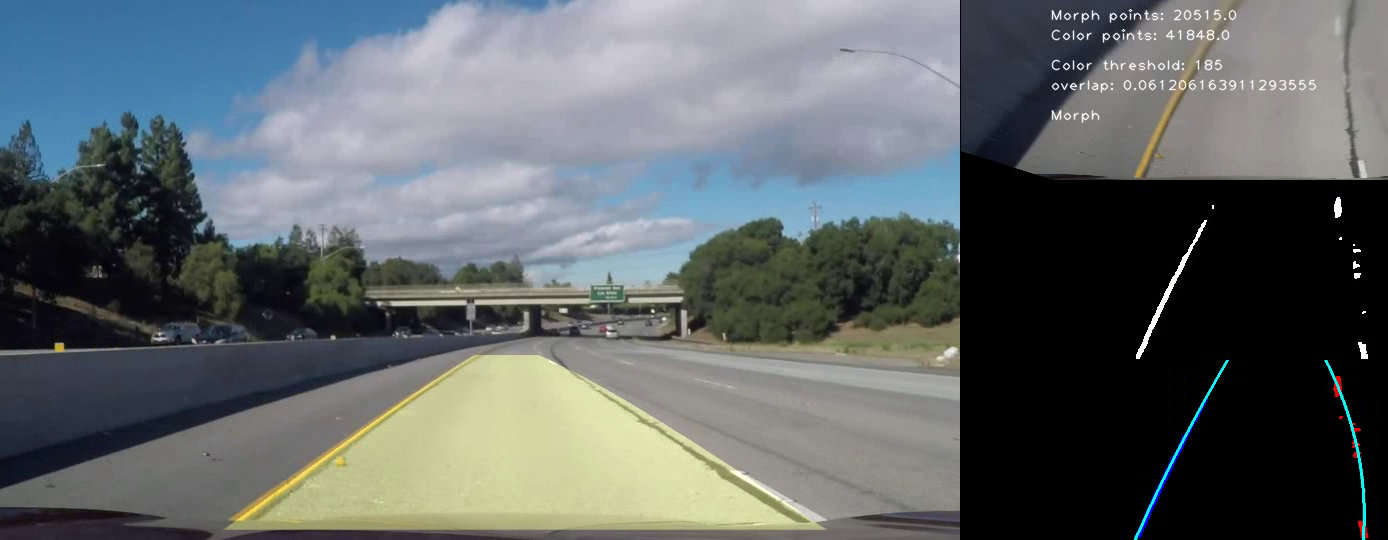
#> input picture frame 4 of Lane finder/videos/Output_videos/harder_challenge_out1.mp4, 1388 x 540 px, given in place of shadow_challenge.mp4, which was not available
$ python lanedetection.py   (older library calls are emulated)
#> lines starting #> are read from the running program, lines starting #| are printed output that depends on the picture; after the words box and inside, x2 and y2 are one past the last pixel; in counts of white or black regions, pixels touching at a corner belong together; pictures that were not available may be replaced by others from this repository, and a replacement may not be noted
import numpy as np
import cv2
import collections
import matplotlib.pyplot as plt
import time
import math
import random

imshape=(1920//2, 1080//2)

roi_vertices = np.array([[575,350],[900,530],[50,530],[375,350]], dtype=np.int32)
pts=np.float32([[375,355],[575,355],[50,530],[900,530]])
pts2=np.float32([[250,0],[960,0],[250,540],[960,540]])

small_kernel = cv2.getStructuringElement(cv2.MORPH_RECT, (6, 6))

class Line():
    def __init__(self, maxSamples=5):

        self.maxSamples = maxSamples
        # x values of the last n fits of the line
        self.recent_xfitted = collections.deque(maxlen=self.maxSamples)
        # Polynomial coefficients for the most recent fit
        self.current_fit = [np.array([False])]
        # Polynomial coefficients averaged over the last n iterations
        self.best_fit = None
        # Average x values of the fitted line over the last n iterations
        self.bestx = None
        # Was the line detected in the last iteration?
        self.detected = False
        # How many points in the line in current frame?
        self.points = None
        # How many points in the line in last frame?
        self.points_last = None


    def update_lane(self, ally, allx):
        # Updates lanes on every new frame
        # Mean x value
        self.bestx = np.mean(allx, axis=0)
        # Fit 2nd order polynomial
        new_fit = np.polyfit(ally, allx, 2)
        # Update current fit
        self.current_fit = new_fit
        # Add the new fit to the queue
        self.recent_xfitted.append(self.current_fit)
        # Use the queue mean as the best fit
        self.best_fit = np.mean(self.recent_xfitted, axis=0)
def apply_color_threshold(image, s_thresh, l_thresh):
    hls = cv2.cvtColor(image, cv2.COLOR_RGB2HLS).astype(np.float)
    hls = image.astype(np.float)
    L = hls[:, :, 1]
    S = hls[:, :, 2]
    channel_S = np.zeros_like(S)
    channel_S[(S > s_thresh[0]) & (S <= s_thresh[1])] = 1
    channel_L = np.zeros_like(L)
    channel_L[(L > l_thresh[0]) & (L <= l_thresh[1])] = 1
    binary = np.maximum(channel_L,channel_S)

    return binary
def warp(img):
    matrix = cv2.getPerspectiveTransform(pts,pts2)
    result = cv2.warpPerspective(img,matrix, (960,540))
    Minv = cv2.getPerspectiveTransform(pts2,pts)
    return result, Minv
def slide_window(binary_warped):
    out_img = np.dstack((binary_warped, binary_warped, binary_warped))*255
    histogram = np.sum(binary_warped[int(binary_warped.shape[0]/2):,:], axis=0)
    midpoint = np.int(histogram.shape[0]/2)
    leftx_base = np.argmax(histogram[:midpoint])
    rightx_base = np.argmax(histogram[midpoint:]) + midpoint
    print('slide window')
    nwindows = 9
    window_height = np.int(binary_warped.shape[0]/nwindows)
    nonzero = binary_warped.nonzero()
    nonzeroy = np.array(nonzero[0])
    nonzerox = np.array(nonzero[1])
    leftx_current = leftx_base
    rightx_current = rightx_base
    margin = 50
    minpix = 50
    left_lane_inds = []
    right_lane_inds = []

    for window in range(nwindows):
        win_y_low = binary_warped.shape[0] - (window+1)*window_height
        win_y_high = binary_warped.shape[0] - window*window_height
        win_xleft_low = leftx_current - margin
        win_xleft_high = leftx_current + margin
        win_xright_low = rightx_current - margin
        win_xright_high = rightx_current + margin
        cv2.rectangle(out_img,(win_xleft_low,win_y_low),(win_xleft_high,win_y_high),
        (0,255,0), 2)
        cv2.rectangle(out_img,(win_xright_low,win_y_low),(win_xright_high,win_y_high),
        (0,255,0), 2)
        good_left_inds = ((nonzeroy >= win_y_low) & (nonzeroy < win_y_high) &
        (nonzerox >= win_xleft_low) &  (nonzerox < win_xleft_high)).nonzero()[0]
        good_right_inds = ((nonzeroy >= win_y_low) & (nonzeroy < win_y_high) &
        (nonzerox >= win_xright_low) &  (nonzerox < win_xright_high)).nonzero()[0]
        left_lane_inds.append(good_left_inds)
        right_lane_inds.append(good_right_inds)
        if len(good_left_inds) > minpix:
            leftx_current = np.int(np.mean(nonzerox[good_left_inds]))
        if len(good_right_inds) > minpix:
            rightx_current = np.int(np.mean(nonzerox[good_right_inds]))

    left_lane_inds = np.concatenate(left_lane_inds)
    right_lane_inds = np.concatenate(right_lane_inds)

    leftx = nonzerox[left_lane_inds]
    lefty = nonzeroy[left_lane_inds]
    rightx = nonzerox[right_lane_inds]
    righty = nonzeroy[right_lane_inds]

    if len(leftx)<500 or len(lefty)<500 or len(rightx)<500 or len(righty)<500:
        pass
    else:
        left_fit = np.polyfit(lefty, leftx, 2)
        right_fit = np.polyfit(righty, rightx, 2)

        ploty = np.linspace(0, binary_warped.shape[0]-1, binary_warped.shape[0] )
        left_fitx = left_fit[0]*ploty**2 + left_fit[1]*ploty + left_fit[2]
        right_fitx = right_fit[0]*ploty**2 + right_fit[1]*ploty + right_fit[2]
        # Generate a polygon to illustrate the search window area
        # And recast the x and y points into usable format for cv2.fillPoly()
        left_line_window1 = np.array([np.transpose(np.vstack([left_fitx-margin, ploty]))])
        left_line_window2 = np.array([np.flipud(np.transpose(np.vstack([left_fitx+margin, ploty])))])
        left_line_pts = np.hstack((left_line_window1, left_line_window2))
        right_line_window1 = np.array([np.transpose(np.vstack([right_fitx-margin, ploty]))])
        right_line_window2 = np.array([np.flipud(np.transpose(np.vstack([right_fitx+margin, ploty])))])
        right_line_pts = np.hstack((right_line_window1, right_line_window2))

        window_img = np.zeros_like(out_img)
        left_line.points = len(leftx)
        right_line.points = len(rightx)

        # Draw the lane onto the warped blank image
        cv2.fillPoly(window_img, np.intc([left_line_pts]), (0,255,0))
        cv2.fillPoly(window_img, np.intc([right_line_pts]), (0,255,0))
        out_img = cv2.addWeighted(out_img, 1, window_img, 0.3, 0)

        # Color in left and right line pixels
        out_img[nonzeroy[left_lane_inds], nonzerox[left_lane_inds]] = [1, 0, 0]
        out_img[nonzeroy[right_lane_inds], nonzerox[right_lane_inds]] = [0, 0, 1]

        # Draw polyline on image
        right = np.asarray(tuple(zip(right_fitx, ploty)), np.int32)
        left = np.asarray(tuple(zip(left_fitx, ploty)), np.int32)
        cv2.polylines(out_img, [right], False, (1,1,0), thickness=5)
        cv2.polylines(out_img, [left], False, (1,1,0), thickness=5)

    return left_lane_inds, right_lane_inds, out_img
# [82 lines left out: function margin_search, not called in this run]
def validate_lane_update(img, left_lane_inds, right_lane_inds):
    # Checks if detected lanes are good enough before updating
    img_size = (img.shape[1], img.shape[0])

    nonzero = img.nonzero()
    nonzeroy = np.array(nonzero[0])
    nonzerox = np.array(nonzero[1])

    # Extract left and right line pixel positions
    left_line_allx = nonzerox[left_lane_inds]
    left_line_ally = nonzeroy[left_lane_inds]
    right_line_allx = nonzerox[right_lane_inds]
    right_line_ally = nonzeroy[right_lane_inds]

    # Discard lane detections that have very little points,
    # as they tend to have unstable results in most cases
    if len(left_line_allx) <= 1000 or len(right_line_allx) <= 1000:
        left_line.detected = False
        right_line.detected = False
        return

    left_x_mean = np.mean(left_line_allx, axis=0)
    right_x_mean = np.mean(right_line_allx, axis=0)
    lane_width = np.subtract(right_x_mean, left_x_mean)

    # [7 lines of commented-out code are left out]
    if  lane_width < 300 or lane_width > 1000:
        left_line.detected = False
        right_line.detected = False
        return

    # If this is the first detection or
    # the detection is within the margin of the averaged n last lines
    if left_line.bestx is None or np.abs(np.subtract(left_line.bestx, np.mean(left_line_allx, axis=0))) < 150:
        left_line.update_lane(left_line_ally, left_line_allx)
        left_line.detected = True
    else:
        left_line.detected = False
    if right_line.bestx is None or np.abs(np.subtract(right_line.bestx, np.mean(right_line_allx, axis=0))) < 150:
        right_line.update_lane(right_line_ally, right_line_allx)
        right_line.detected = True
    else:
        right_line.detected = False
def assemble_img(warped, threshold_img, polynomial_img, lane_img):
    # Define output image
    # Main image
    img_out=np.zeros((540,1388,3), dtype=np.uint8)
    img_out[0:540,0:960,:] = lane_img
    #cv2.putText(img_out, "Time: {}".format(deltaT), (40,40), fontFace, fontScale,(255,255,255), thickness,  lineType = cv2.LINE_AA)

    # Text formatting
    fontScale=1
    thickness=1
    fontFace = cv2.FONT_HERSHEY_PLAIN

    # Perspective transform image
    img_out[0:180,961:1388,:] = cv2.resize(warped,(427,180))
    boxsize, _ = cv2.getTextSize("Transformed", fontFace, fontScale, thickness)
    cv2.putText(img_out, "Transformed", (int(1494-boxsize[0]/2),40), fontFace, fontScale,(255,255,255), thickness,  lineType = cv2.LINE_AA)

    # Threshold image
    resized = cv2.resize(threshold_img,(427,180))
    resized=np.uint8(resized)
    gray_image = cv2.cvtColor(resized*255,cv2.COLOR_GRAY2RGB)
    img_out[181:361,961:1388,:] = cv2.resize(gray_image,(427,180))
    boxsize, _ = cv2.getTextSize("Filtered", fontFace, fontScale, thickness)
    cv2.putText(img_out, "Morph points: {}".format(morph_points), (1050,20), fontFace, fontScale,(255,255,255), thickness,  lineType = cv2.LINE_AA)
    cv2.putText(img_out, "Color points: {}".format(color_points), (1050,40), fontFace, fontScale,(255,255,255), thickness,  lineType = cv2.LINE_AA)
    cv2.putText(img_out, "Color threshold: {}".format(*thresh_s), (1050,70), fontFace, fontScale,(255,255,255), thickness,  lineType = cv2.LINE_AA)
    cv2.putText(img_out, 'overlap: {}'.format(combined_sum/(color_points+morph_points).round(2)), (1050,90), fontFace, fontScale,(255,255,255), thickness,  lineType = cv2.LINE_AA)

    cv2.putText(img_out, str(foo), (1050,120), fontFace, fontScale,(255,255,255), thickness,  lineType = cv2.LINE_AA)

    # Polynomial lines
    img_out[360:540,961:1388,:] = cv2.resize(polynomial_img*255,(427,180))
    boxsize, _ = cv2.getTextSize("Detected Lanes", fontFace, fontScale, thickness)

    return img_out

def morphology_filter(img_):
    gray = cv2.cvtColor(img_, cv2.COLOR_RGB2GRAY)
    # Saturation channel
    hls_s = cv2.cvtColor(img_, cv2.COLOR_RGB2HLS)[:, :, 2]
    # Combination of grayscale and saturation helps make lanes more defined
    src = 0.3*hls_s + 0.7*gray
    src = np.array(src-np.min(src)/(np.max(src)-np.min(src))).astype('float32')
    blurf = np.zeros((1, 5))
    blurf.fill(1)
    src = cv2.filter2D(src, cv2.CV_32F, blurf)
    f = np.zeros((1, 30))
    f.fill(1)
    l = cv2.morphologyEx(src, cv2.MORPH_OPEN, f)
    # l is our src image with an opening morphological transformation applied to it. Anything smaller than some value in kernel will be removed. This means smaller abnormalities like lane lines are removed, and nautral gradients like shadows are not. Subtracting them yields the removed items. This is the top hat morphological transformation.
    filtered = src - l
    # 6x6 kernel

    morph_thresh_lower = 1.1*np.mean(filtered) + .7*np.std(filtered)
    morph_binary = np.zeros_like(filtered)
    morph_binary[(filtered >= morph_thresh_lower)] = 1
    # Remove noise with 6x6 kernel
   # morph_binary = cv2.morphologyEx(morph_binary, cv2.MORPH_OPEN, small_kernel)
    morph_binary=morph_binary.astype(np.float32)

    global morph_points
    morph_points = np.sum(morph_binary)

    return morph_binary
def draw_lane(undist, img, Minv):
    # Generate x and y values for plotting
    ploty = np.linspace(0, undist.shape[0] - 1, undist.shape[0])
    # Create an image to draw the lines on
    warp_zero = np.zeros_like(img).astype(np.uint8)
    color_warp = np.stack((warp_zero, warp_zero, warp_zero), axis=-1)

    left_fit = left_line.best_fit
    right_fit = right_line.best_fit

    if left_fit is not None and right_fit is not None:
        left_fitx = left_fit[0]*ploty**2 + left_fit[1]*ploty + left_fit[2]

        # Recast the x and y points into usable format for cv2.fillPoly()
        pts_left = np.array([np.transpose(np.vstack([left_fitx, ploty]))])
        right_fitx = right_fit[0]*ploty**2 + right_fit[1]*ploty + right_fit[2]
        pts_right = np.array([np.flipud(np.transpose(np.vstack([right_fitx, ploty])))])
        pts = np.hstack((pts_left, pts_right))

        # Draw the lane onto the warped blank image
        cv2.fillPoly(color_warp, np.int_([pts]), (64, 224, 208))

        # Warp the blank back to original image space using inverse perspective matrix (Minv)
        newwarp = cv2.warpPerspective(color_warp, Minv, (undist.shape[1], undist.shape[0]))

        # Combine the result with the original image
        result = cv2.addWeighted(undist, 1, newwarp, 0.3, 0)

        return result
    return undist

def ransac_polyfit(thresh, order=2, n=10, k=15, t=20, d=20, f=0.7):
  # thresh - thresholded image
  # n – minimum number of data points required to fit the model
  # k – maximum number of iterations allowed in the algorithm
  # t – threshold value to determine when a data point fits a model
  # d – number of close data points required to assert that a model fits well to data
  # f – fraction of close data points required

    # Convert thresholded image to x/y indices
    nonzero = thresh.nonzero()
    nonzeroy = np.array(nonzero[0])
    nonzerox = np.array(nonzero[1])
    margin = 60

    # Distinguish between right and left lane - margin search
    left_lane_inds = ((nonzerox > (left_line.current_fit[0]*(nonzeroy**2) + left_line.current_fit[1]*nonzeroy + left_line.current_fit[2] - margin)) & (nonzerox < (left_line.current_fit[0]*(nonzeroy**2) + left_line.current_fit[1]*nonzeroy + left_line.current_fit[2] + margin)))
    right_lane_inds = ((nonzerox > (right_line.current_fit[0]*(nonzeroy**2) + right_line.current_fit[1]*nonzeroy + right_line.current_fit[2] - margin)) & (nonzerox < (right_line.current_fit[0]*(nonzeroy**2) + right_line.current_fit[1]*nonzeroy + right_line.current_fit[2] + margin)))

    # Right lane - convert to x, y and reduce number of points
    rightx = nonzerox[right_lane_inds] - 1
    righty = nonzeroy[right_lane_inds] - 1

    #righty = thresh.shape[0] - nonzeroy[right_lane_inds] - 1

    while len(rightx) > 100:
        rightx = rightx[0::2]
        righty = righty[0::2]

    # Left lane - convert to x, y and reduce number of points
    leftx = nonzerox[left_lane_inds] - 1
    lefty = nonzeroy[left_lane_inds] - 1

    while len(leftx) > 100:
        leftx = leftx[0::2]
        lefty = lefty[0::2]

    # # Generate plot of just right lane for debugging
    # debugging = np.array(np.zeros_like(thresh))
    # debugging[righty, rightx] = 1
    # debugging = debugging.astype(np.int32)

    right_besterr = np.inf
    right_bestfit = None

    # Right lane, ransac algorithm
    right_containers = []
    m = math.floor(len(righty)/8)
    right_containers = np.array(np.reshape(list(range(0, 8*m)),(8,m)))
    right_containers = right_containers[[0,1,3,4,6,7]]
    n=0

    ploty = np.linspace(0, thresh.shape[1] - 1, thresh.shape[1])

    timedelta = []
    for kk in range(k):
        # ~~~~ 5% of the computation time is spent on this part ~~~~~
        maybeinliers = [random.sample(list(right_container), k = 5) for right_container in right_containers]
        maybeinliers = [item for sublist in maybeinliers for item in sublist]
        maybemodel = np.polyfit(righty[maybeinliers], rightx[maybeinliers], order)
        alsoinliers = np.abs(np.polyval(maybemodel, righty)-rightx) < t
        # ~~~~ Through this part ~~~~

        # Matrix logic is slowing down rendering time by 75%
        if sum(alsoinliers) > len(righty)*f:
            bettermodel = np.polyfit(righty[alsoinliers], rightx[alsoinliers], order)
            thiserr = np.sum(np.abs(np.polyval(bettermodel, righty[alsoinliers])-rightx[alsoinliers]))
            if thiserr < right_besterr:
                right_bestfit = bettermodel
                right_besterr = thiserr


    left_besterr = np.inf
    left_bestfit = None

    # Left lane, ransac algorithm
    left_containers = []
    m = math.floor(len(lefty)/8)
    left_containers = np.array(np.reshape(list(range(0, 8*m)),(8,m)))
    left_containers = left_containers[[0,1,3,4,6,7]]

    for kk in range(k):
        maybeinliers = [random.sample(list(left_container), k = 5) for left_container in left_containers]
        maybeinliers = [item for sublist in maybeinliers for item in sublist]
        maybemodel = np.polyfit(lefty[maybeinliers], leftx[maybeinliers], order)
        alsoinliers = np.abs(np.polyval(maybemodel, lefty)-leftx) < t
        if sum(alsoinliers) > len(lefty)*f:
            bettermodel = np.polyfit(lefty[alsoinliers], leftx[alsoinliers], order)
            thiserr = np.sum(np.abs(np.polyval(bettermodel, lefty[alsoinliers])-leftx[alsoinliers]))
            if thiserr < left_besterr:
                left_bestfit = bettermodel
                left_besterr = thiserr

    # generating points for lines
    # linspace was originally here
    right_fitx = right_bestfit[0]*ploty**2 + right_bestfit[1]*ploty + right_bestfit[2]
    left_fitx = left_bestfit[0]*ploty**2 + left_bestfit[1]*ploty + left_bestfit[2]

    # [10 lines of commented-out code are left out]
    out_img = np.dstack((thresh, thresh, thresh))*255

    # Create an image to draw on and an image to show the selection window
    window_img = np.zeros_like(out_img)
    # Color in left and right line pixels
    out_img[nonzeroy[left_lane_inds], nonzerox[left_lane_inds]] = [1, 0, 0]
    out_img[nonzeroy[right_lane_inds], nonzerox[right_lane_inds]] = [0, 0, 1]

    # Draw polyline on image
    right = np.asarray(tuple(zip(right_fitx, ploty)), np.int32)
    left = np.asarray(tuple(zip(left_fitx, ploty)), np.int32)
    cv2.polylines(out_img, [right], False, (1,1,0), thickness=5)
    cv2.polylines(out_img, [left], False, (1,1,0), thickness=5)


    return left_lane_inds, right_lane_inds, out_img

def process_frame(img):
    # Resizing & Copy
    img=cv2.resize(img, imshape)
    img_original = np.copy(img)
    # Bird's eye view
    warped, Minv = warp(img)


    # Color Threshold
    color_thresh = apply_color_threshold(warped, thresh_s, thresh_l)
    global color_points
    color_points = np.sum(color_thresh)

    # Tune color threshold for next frame
    if color_points > 30000:
        thresh_l[0] += 5
        thresh_s[0] += 5
    elif color_points < 20000:
        thresh_s[0] -= 5
        thresh_l[0] -= 5
    else:
        pass

    # Morphological threshold
    morph_thresh = morphology_filter(warped)

    # Combining the thresholds
    combined_binary = np.zeros_like(morph_thresh)
    combined_binary[(color_thresh == 1) & (morph_thresh == 1)] = 1

    global combined_sum
    combined_sum = np.sum(combined_binary)

    # If there is not enough overlap (likely due to shadows), stop using color thresholds. Overlap parameter is 20%.
    global foo
    if combined_sum/(color_points+morph_points) > .20:
        foo = 'Combined'
        pass
    else:
        foo = 'Morph'
        color_temp = apply_color_threshold(warped,[150,255],[150,255])
        combined_binary = np.zeros_like(morph_thresh)
        combined_binary[(morph_thresh == 1) & (color_temp == 1)] = 1

    # Small kernel for filtering noise
    combined_binary = cv2.morphologyEx(combined_binary, cv2.MORPH_OPEN, small_kernel)

    # Scan for lane lines using a RANSAC margin search, otherwise use a sliding window search
    if left_line.bestx is None:
        left_lane_inds, right_lane_inds, output = slide_window(combined_binary)
        validate_lane_update(combined_binary, left_lane_inds, right_lane_inds)
    else:
        t0 = time.time()
        left_lane_inds, right_lane_inds, output = ransac_polyfit(combined_binary)
        validate_lane_update(combined_binary, left_lane_inds, right_lane_inds)
        t1 = time.time()
        print('Time: ', t1-t0)

    #plt.show()
    # Done!
    final = draw_lane(img_original, combined_binary, Minv)
    result = assemble_img(warped, combined_binary, output, final)


    return result


# [23 lines of commented-out code are left out]


if __name__ == "__main__":
  cap = cv2.VideoCapture("C:/Users/turbo/Documents/Lane-finder/Lane-Finder/Input_videos/shadow_challenge.mp4")
  left_line = Line()
  right_line = Line()
  writer = None
  thresh_s = [170, 255]
  thresh_l = [145, 255]
  while cap.isOpened():
    ret, frame = cap.read()
#> frame is the input picture: shape (540, 1388, 3); mean B, G, R 103.5, 101.8, 95.4
    if not ret:
        print ("Not grabbed.")
        break

    # Run detection
    if right_line.points is not None:
        right_line.points_last, left_line.points_last = right_line.points, left_line.points
    result = process_frame(frame)
#> in process_frame, `img=cv2.resize(img, imshape)`:
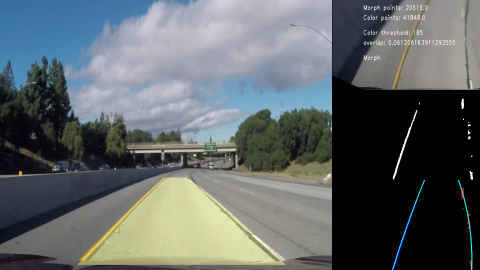
#> img: shape (540, 960, 3) (shown at 1/2 size); mean of channels 0, 1, 2 103.5, 101.8, 95.4; drawn as B, G, R
#> in warp, `result = cv2.warpPerspective(img,matrix, (960,540))`:
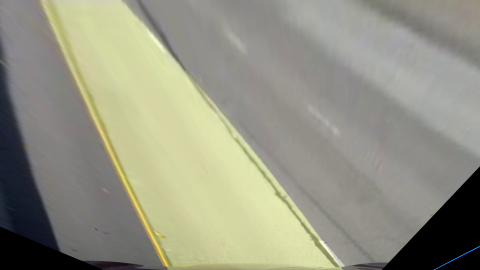
#> result: shape (540, 960, 3) (shown at 1/2 size); mean of channels 0, 1, 2 131.8, 148.5, 149; drawn as B, G, R
#> in process_frame, `warped, Minv = warp(img)`: Minv = [[0.282, -0.673, 304.6], [-1.03e-16, -0.426, 355], [-2.89e-19, -0.00142, 1]]
#> in apply_color_threshold, `hls = cv2.cvtColor(image, cv2.COLOR_RGB2HLS).astype(np.float)`:
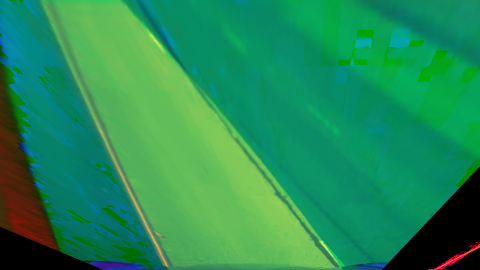
#> hls: shape (540, 960, 3) float64 (shown at 1/2 size); mean of channels 0, 1, 2 85.9, 140.9, 35.1; drawn as B, G, R
#> in apply_color_threshold, `L = hls[:, :, 1]`:
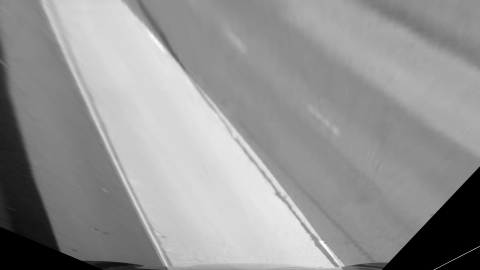
#> L: shape (540, 960) float64 (shown at 1/2 size); min 0, max 255, mean 148.5
#> in process_frame, `color_thresh = apply_color_threshold(warped, thresh_s, thresh_l)`:
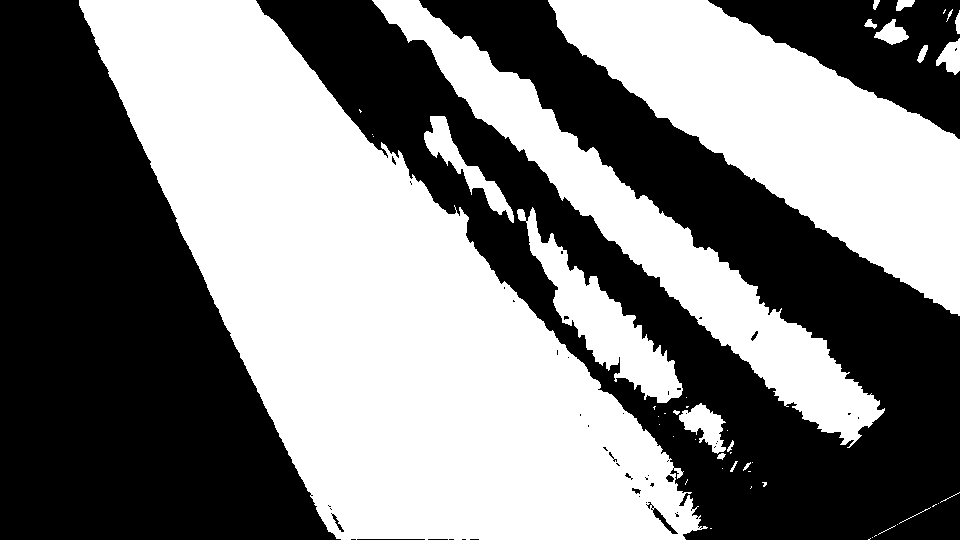
#> color_thresh: shape (540, 960) float64; values 0 (black) and 1 (white), 50.1% white; 49 black regions (37 under 20 px), largest, box (x1, y1, x2, y2) and area: (256, 0, 960, 540) 132750, (0, 0, 341, 540) 108677, (708, 0, 960, 139) 16406
#> in process_frame, `color_points = np.sum(color_thresh)`: color_points = 259937
#> (the rest of the program and of its run is left out)
